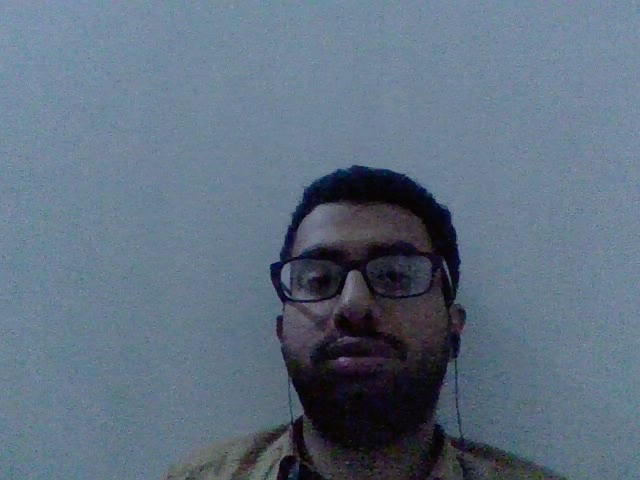
#> input picture frame 9 of Open_CV/Chapter/assets/color_recorded_video.mp4, 640 x 480 px, given in place of ertugrul.MP4, which was not available
$ jupyter execute unit_07.ipynb   (text cells are left out)
#> lines starting #> are read from the running program, lines starting #| are printed output that depends on the picture; after the words box and inside, x2 and y2 are one past the last pixel; in counts of white or black regions, pixels touching at a corner belong together; pictures that were not available may be replaced by others from this repository, and a replacement may not be noted
[cell 1]
import cv2 as cv
from cv2 import cvtColor

[cell 2]
vid = cv.VideoCapture('assets/ertugrul.MP4')

[cell 3]
# indicator !

if (vid.isOpened() == False):
    print("somrthing went wrong !")

[cell 4]
# [14 lines of commented-out code are left out]

[cell 5]
# reading video !

while True:
    (ret, frame) = vid.read()
#> frame is the input picture: shape (480, 640, 3); mean B, G, R 129.2, 111.6, 95.6
    gray_frame = cv.cvtColor(frame, cv.COLOR_BGR2GRAY)
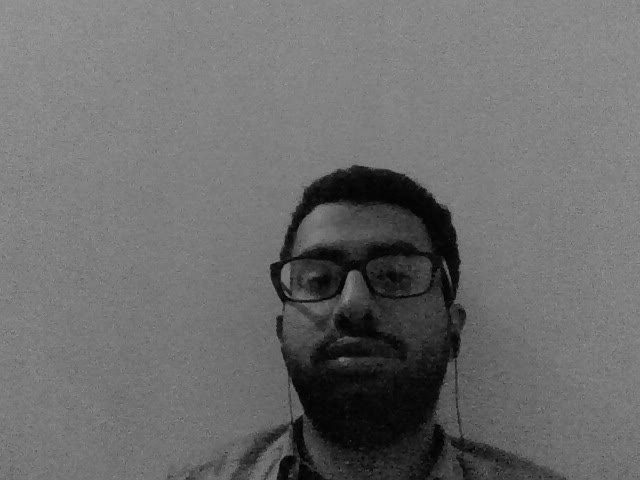
#> gray_frame: shape (480, 640); min 0, max 159, mean 108.7
    (thresh, black_white_frame) = cv.threshold(gray_frame, 127, 155, cv.THRESH_BINARY)
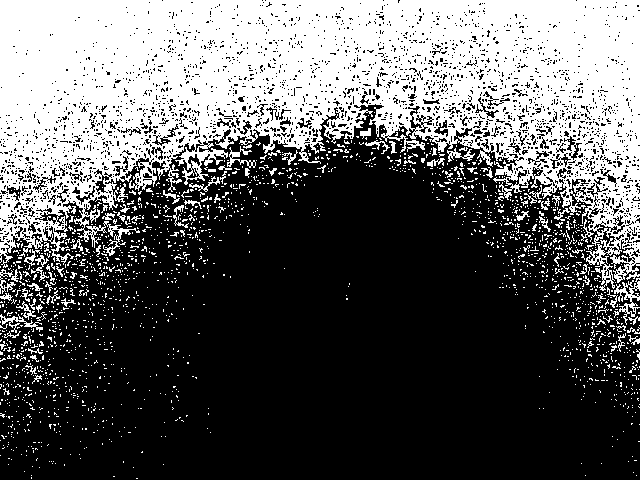
#> black_white_frame: shape (480, 640); values 0 (black) and 155 (white), 36.6% white; 2015 white regions (1923 under 20 px), largest, box (x1, y1, x2, y2) and area: (0, 0, 640, 291) 101614, (614, 278, 640, 325) 424, (0, 314, 43, 333) 218
    if (ret == True):
        cv.imshow("Ertugrul Gaazi", black_white_frame)
        if (cv.waitKey(1) & 0xFF == ord('q')):   # for close video with 'q' key !
#> (key q is pressed here)
            break
    else:
        break

vid.release()
cv.destroyAllWindows()

$ run again, starting later in the video
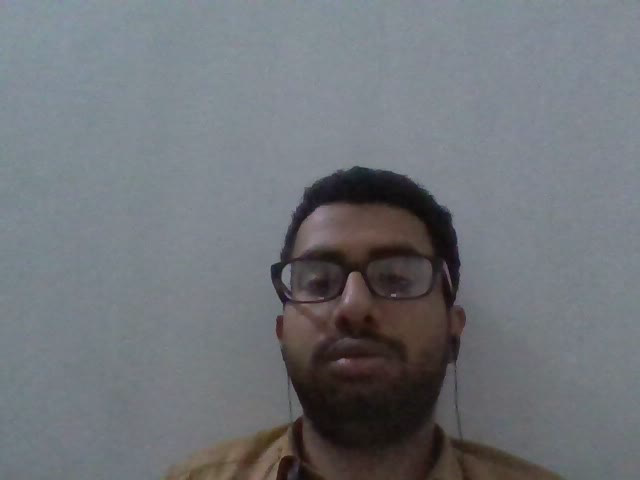
#> input picture frame 44 of Open_CV/Chapter/assets/color_recorded_video.mp4, 640 x 480 px, given in place of ertugrul.MP4, which was not available
#> frame is the input picture: shape (480, 640, 3); mean B, G, R 120.3, 115.3, 111.9
#> `(thresh, black_white_frame) = cv.threshold(gray_frame, 127, 155, cv.TH..`:
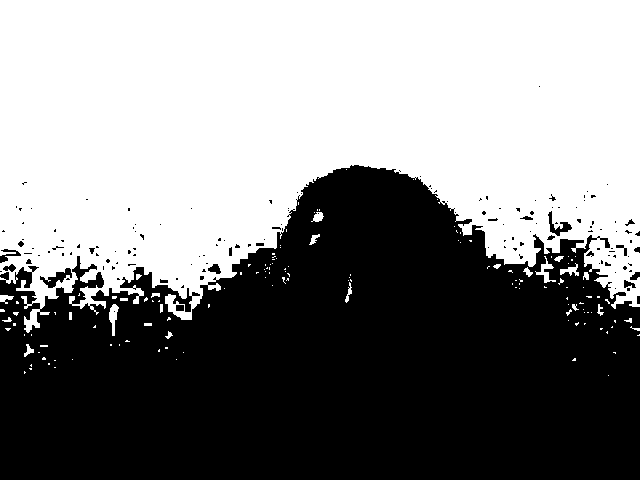
#> black_white_frame: shape (480, 640); values 0 (black) and 155 (white), 51.9% white; 146 black regions (123 under 20 px), largest, box (x1, y1, x2, y2) and area: (0, 165, 640, 480) 146031, (40, 268, 72, 288) 244, (548, 211, 572, 236) 200

$ run again, starting later in the video
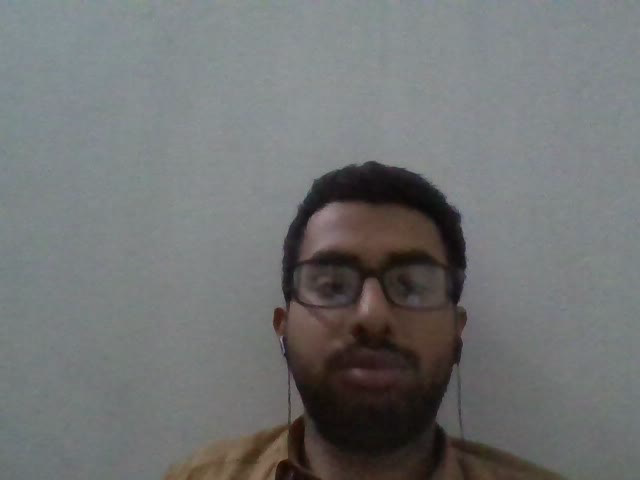
#> input picture frame 79 of Open_CV/Chapter/assets/color_recorded_video.mp4, 640 x 480 px, given in place of ertugrul.MP4, which was not available
#> frame is the input picture: shape (480, 640, 3); mean B, G, R 114.6, 114.6, 112.9
#> `(thresh, black_white_frame) = cv.threshold(gray_frame, 127, 155, cv.TH..`:
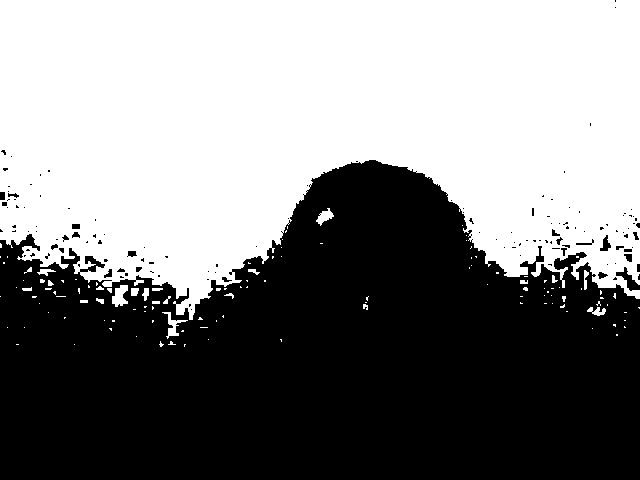
#> black_white_frame: shape (480, 640); values 0 (black) and 155 (white), 51.2% white; 132 black regions (107 under 20 px), largest, box (x1, y1, x2, y2) and area: (0, 160, 640, 480) 148391, (616, 267, 640, 291) 209, (600, 235, 611, 251) 92
